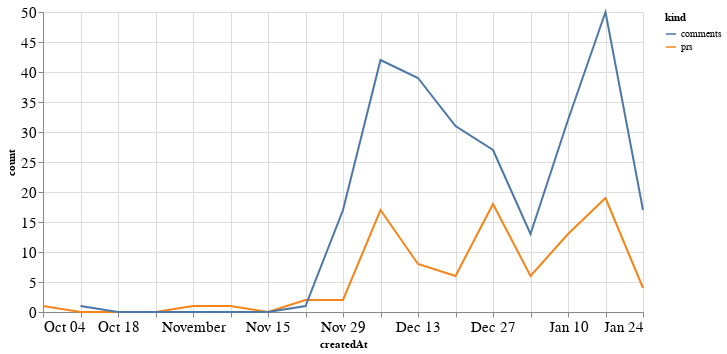

The notebook cell this image was saved under:
### Code cell
alt.Chart(total_time, width=600).mark_line().encode(
    x='createdAt',
    y='count',
    color='kind'
)

### Figure 1 — Vega-Lite specification as saved in the notebook (floating-point values rounded to 4 significant figures)
{"config": {"axisLeft": {"labelFontSize": 15}, "axisBottom": {"labelFontSize": 15}}, "data": {"name": "data-0f56ec12e3a8de5bbdc8f0a165c65d1b"}, "mark": "line", "encoding": {"color": {"type": "nominal", "field": "kind"}, "x": {"type": "temporal", "field": "createdAt"}, "y": {"type": "quantitative", "field": "count"}}, "width": 600, "$schema": "https://vega.github.io/schema/vega-lite/v4.8.1.json", "datasets": {"data-0f56ec12e3a8de5bbdc8f0a165c65d1b": [{"createdAt": "2020-10-04T00:00:00", "kind": "prs", "count": 1.0}, {"createdAt": "2020-10-11T00:00:00", "kind": "prs", "count": 0.0}, {"createdAt": "2020-10-18T00:00:00", "kind": "prs", "count": 0.0}, {"createdAt": "2020-10-25T00:00:00", "kind": "prs", "count": 0.0}, {"createdAt": "2020-11-01T00:00:00", "kind": "prs", "count": 1.0}, {"createdAt": "2020-11-08T00:00:00", "kind": "prs", "count": 1.0}, {"createdAt": "2020-11-15T00:00:00", "kind": "prs", "count": 0.0}, {"createdAt": "2020-11-22T00:00:00", "kind": "prs", "count": 2.0}, {"createdAt": "2020-11-29T00:00:00", "kind": "prs", "count": 2.0}, {"createdAt": "2020-12-06T00:00:00", "kind": "prs", "count": 17.0}, {"createdAt": "2020-12-13T00:00:00", "kind": "prs", "count": 8.0}, {"createdAt": "2020-12-20T00:00:00", "kind": "prs", "count": 6.0}, {"createdAt": "2020-12-27T00:00:00", "kind": "prs", "count": 18.0}, {"createdAt": "2021-01-03T00:00:00", "kind": "prs", "count": 6.0}, {"createdAt": "2021-01-10T00:00:00", "kind": "prs", "count": 13.0}, {"createdAt": "2021-01-17T00:00:00", "kind": "prs", "count": 19.0}, {"createdAt": "2021-01-24T00:00:00", "kind": "prs", "count": 4.0}, {"createdAt": "2020-10-04T00:00:00", "kind": "comments", "count": null}, {"createdAt": "2020-10-11T00:00:00", "kind": "comments", "count": 1.0}, {"createdAt": "2020-10-18T00:00:00", "kind": "comments", "count": 0.0}, {"createdAt": "2020-10-25T00:00:00", "kind": "comments", "count": 0.0}, {"createdAt": "2020-11-01T00:00:00", "kind": "comments", "count": 0.0}, {"createdAt": "2020-11-08T00:00:00", "kind": "comments", "count": 0.0}, {"createdAt": "2020-11-15T00:00:00", "kind": "comments", "count": 0.0}, {"createdAt": "2020-11-22T00:00:00", "kind": "comments", "count": 1.0}, {"createdAt": "2020-11-29T00:00:00", "kind": "comments", "count": 17.0}, {"createdAt": "2020-12-06T00:00:00", "kind": "comments", "count": 42.0}, {"createdAt": "2020-12-13T00:00:00", "kind": "comments", "count": 39.0}, {"createdAt": "2020-12-20T00:00:00", "kind": "comments", "count": 31.0}, {"createdAt": "2020-12-27T00:00:00", "kind": "comments", "count": 27.0}, {"createdAt": "2021-01-03T00:00:00", "kind": "comments", "count": 13.0}, {"createdAt": "2021-01-10T00:00:00", "kind": "comments", "count": 32.0}, {"createdAt": "2021-01-17T00:00:00", "kind": "comments", "count": 50.0}, {"createdAt": "2021-01-24T00:00:00", "kind": "comments", "count": 17.0}]}}
